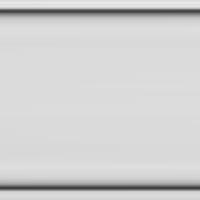
//> input picture Real-Time_Capsule_Mechanics/Testcases/Case1_Ca_0.052/00000.png, 200 x 200 px; its folder holds 2 pictures in this run
$ ./Real-Time_Capsule_Mechanics   (built with g++ and OpenCV 4)
//> lines starting //> are read from the running program, lines starting //| are printed output that depends on the picture; after the words box and inside, x2 and y2 are one past the last pixel; in counts of white or black regions, pixels touching at a corner belong together
#pragma once
#include <future>
#include <deque>
#include <iostream>
#include <chrono>
#include <string>
#include<opencv2/opencv.hpp>
#include<filesystem>
#include<vector>
#include<thread>
#include"thread_pool.hpp"
#include<fdeep/fdeep.hpp>
#include"PolyfitEigen.hpp"

#define SQR(x) ((x)*(x))

namespace fs = std::filesystem;

// Program configuration parameters.
std::string folder = "TestCases\\Case1_Ca_0.052";
bool speed_test = true;
// Experimental parameters. mu*U in experiment, which represents the viscous force of fluid.
float muU = 0.028;		//Experimental Parameter for case1
//float muU = 0.015;		//Experimental Parameter for case2

float tubewidth;
cv::Mat background;
cv::Mat kernel = (cv::Mat_<unsigned char>(3, 3) << 1, 1, 1, 1, 1, 1, 1, 1, 1);
cv::Mat kernel1 = (cv::Mat_<unsigned char>(3, 3) << 0, 1, 0, 1, 1, 1, 0, 1, 0);
cv::Mat empty_mat = (cv::Mat_<unsigned char>(1, 1) << 0);
cv::Mat inputframe, tempframe;
int num_frames;
const int npoints = 61;  //Number of boundary points for vector input

// Load all trained models
auto ca_model = fdeep::load_model("camodel.json");
auto c_model = fdeep::load_model("cmodel.json");
auto law_model = fdeep::load_model("lawmodel.json");
auto p_model = fdeep::load_model("pmodel.json");
// Global variables to store all predicted values
std::vector<float> all_ca;
std::vector<float> all_c;
std::vector<float> all_p;
std::vector<float> ks;
std::vector<float> gs;
std::vector<int> law;

template <class T>
// [52 lines left out: function pw_interpolate, not called in this run]

void main_process(cv::Mat img)
{
	//Main process function of the Real-time Characterisation of microcapsules.
	//Input : Image in OpenCV Matrix
	cv::Mat frame;
	cv::Mat threshimg, im_floodfill, im_floodfill_inv;
	cv::Mat contourpts, polar_r, polar_theta, idx, sorted_bound;
	double area, perimeter;

	//Obtain the image and substract with background. If not bright enough, then the image is empty.
	img.copyTo(frame);
	frame = abs(frame - background);
	cv::threshold(frame, threshimg, 30, 255, cv::THRESH_BINARY);
	cv::Scalar totbright = cv::sum(threshimg);
	if (totbright(0) < 10000)
	{
		std::cout << "frame " << num_frames << " no particle detected" << std::endl;
		num_frames++;
		return;
	}
	// Denoise the image and extract boundary points
	cv::dilate(threshimg, threshimg, kernel);
	im_floodfill = threshimg.clone();
	cv::floodFill(im_floodfill, cv::Point(0, 0), cv::Scalar(255));
	cv::bitwise_not(im_floodfill, im_floodfill_inv);
	frame = (threshimg | im_floodfill_inv);
	cv::erode(frame, frame, kernel);
	std::vector<std::vector<cv::Point>>contours;
	std::vector<cv::Vec4i> hierarchy;
	std::vector<std::vector<cv::Point>> contour1;
	std::vector<cv::Vec4i> hierarchy1;
	cv::findContours(frame, contours, hierarchy, cv::RETR_CCOMP, cv::CHAIN_APPROX_SIMPLE);
	if (contours.empty())
	{
		num_frames++;
		return;
	}
	cv::Rect boundbox;
	cv::Mat roi;

	int num_particle = 0;
	// Process all capsules on this image
	for (int ci = 0; ci < contours.size(); ci++)
	{
		boundbox = cv::boundingRect(contours[ci]);
		area = cv::contourArea(contours[ci]);
		perimeter = cv::arcLength(contours[ci], true);
		if (perimeter < 40)
			continue;
		num_particle++;
		// If aspect ratio is too high, then not valid
		if (((float)boundbox.width / (float)boundbox.height > 2) || ((float)boundbox.width / (float)boundbox.height < 0.5))
		{
			std::cout << "Particle " << num_particle << " at frame " << num_frames << " is over skew " << std::endl;
			continue;
		}
		// Centred, sorted and interpolated boundary nodes.
		contourpts = cv::Mat(contours[ci]).reshape(1);
		contourpts.convertTo(contourpts, CV_32F);
		cv::Moments M = cv::moments(contours[ci]);
		float cx = M.m10 / M.m00;
		float cy = M.m01 / M.m00;
		contourpts.col(0) = contourpts.col(0) - cx;
		contourpts.col(1) = contourpts.col(1) - cy;
		cv::cartToPolar(contourpts.col(0), contourpts.col(1), polar_r, polar_theta);
		cv::sortIdx(polar_theta, idx, cv::SORT_EVERY_COLUMN + cv::SORT_ASCENDING);
		sorted_bound = contourpts;
		std::vector<double> x_coor, y_coor, temp;
		for (int cp = 0; cp < idx.rows; cp++)
		{
			x_coor.push_back(contourpts.at<float>(idx.at<int>(cp), 0));
			y_coor.push_back(contourpts.at<float>(idx.at<int>(cp), 1));
			temp.push_back(cp);
		}
		std::vector<double> x_coor_int, y_coor_int;
		x_coor_int = pw_interpolate(x_coor, y_coor, x_coor, npoints);
		y_coor_int = pw_interpolate(x_coor, y_coor, y_coor, npoints);

		cx = 0;
		cy = 0;
		for (int cp = 0; cp < x_coor_int.size(); cp++) {
			cx += x_coor_int[cp];
			cy += y_coor_int[cp];
		}
		cx = cx / x_coor_int.size();
		cy = cy / y_coor_int.size();

		for (int cp = 0; cp < x_coor_int.size(); cp++) {
			x_coor_int[cp] = x_coor_int[cp] - cx;
			y_coor_int[cp] = y_coor_int[cp] - cy;
		}

		//Create the input vector for MLP
		float input_vec[2 * npoints];
		fdeep::tensor input_tensor(fdeep::tensor_shape(npoints * 2), 0.0f);
		for (int cp = 0; cp < npoints; cp++)
		{
			input_tensor.set(fdeep::tensor_pos(cp), x_coor_int[cp] / tubewidth);
			input_tensor.set(fdeep::tensor_pos(cp + npoints), y_coor_int[cp] / tubewidth);
		}

		//MLP prediction and store values in global variables
		auto law_result = law_model.predict({ input_tensor });
		auto law_values = law_result[0].to_vector();
		auto ca_result = ca_model.predict({ input_tensor });
		auto ca_values = ca_result[0].to_vector();
		ca_values[0] = ca_values[0];
		float capsule_ks = muU / ca_values[0];
		if (law_values[2] > law_values[1] && law_values[2] > law_values[0]) {
			auto p_result = p_model.predict({ input_tensor });
			auto p_values = p_result[0].to_vector();
			float capsule_gs = capsule_ks * (1 - p_values[0]) / (1 + p_values[0]);
			ks.push_back(capsule_ks);
			gs.push_back(capsule_gs);
			all_ca.push_back(ca_values[0]);
			all_p.push_back(p_values[0]);
			all_c.push_back(0);
			std::cout << "Constitutive law is Hooke's law\t" << ca_values[0]<<"\npredict Ks:\t" << capsule_ks << "\npredict Gs:\t" << capsule_gs << std::endl;
		}
		else if(law_values[1] > law_values[2] && law_values[1] > law_values[0]) {
			auto c_result = c_model.predict({ input_tensor });
			auto c_values = c_result[0].to_vector();
			float capsule_gs = capsule_ks / (1 + 2*c_values[0]);
			ks.push_back(capsule_ks);
			gs.push_back(capsule_gs);
			all_ca.push_back(ca_values[0]);
			all_p.push_back(0);
			all_c.push_back(c_values[0]);
			std::cout << "Constitutive law is SK law\t" << ca_values[0] << "\npredict Ks:\t" << capsule_ks << "\npredict Gs:\t" << capsule_gs << std::endl;
		}
		else if (law_values[0] > law_values[2] && law_values[0] > law_values[1]) {
			all_ca.push_back(ca_values[0]);
			float capsule_gs = capsule_ks / 3;
			ks.push_back(capsule_ks);
			gs.push_back(capsule_gs);
			all_p.push_back(0);
			all_c.push_back(0);
			std::cout << "Constitutive law is NH law\t" << ca_values[0] << "\npredict Ks:\t" << capsule_ks << "\npredict Gs:\t" << capsule_gs << std::endl;
		}


	}
	num_frames++;
	return;
}


// The entry point to the app.
int main()
{
	std::vector<cv::Mat> all_img;
	cv::Mat img;
	cv::Mat frame;
	cv::Mat temp_bak;
	cv::Mat threshimg, im_floodfill, im_floodfill_inv;
	cv::Mat roi, roierode;
	cv::Mat contourpts, polar_r, polar_theta;
	cv::Mat idx;
	cv::Mat sorted_bound;
	cv::Mat display_frame;
	double area, perimeter;
	img.copyTo(frame);
	background = cv::imread("TestCases\\Case1_Ca_0.052\\00000.png");
//> background is the input picture: 200 rows x 200 cols, CV_8UC3; min 64, max 233, mean 208.8
	cv::cvtColor(background, background, cv::COLOR_BGR2GRAY);
//> background: 200 rows x 200 cols, CV_8UC1
	cv::Scalar avgbright = cv::mean(background);
//> avgbright = Scalar(208.8)
	std::cout << background.size << std::endl;
//| 200 x 200
	std::cout << avgbright << std::endl;
//| [208.768, 0, 0, 0]
	int threshold = avgbright(0) * 0.78;
//> threshold = 162
	background.copyTo(temp_bak);
	cv::threshold(temp_bak, temp_bak, threshold, 255, cv::THRESH_BINARY_INV);
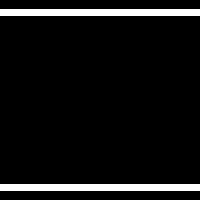
//> temp_bak: 200 rows x 200 cols, CV_8UC1; 7% white; 2 white regions, box (x1, y1, x2, y2) and area: (0, 9, 200, 16) 1400, (0, 184, 200, 191) 1400
	cv::Mat tubecol = temp_bak.col(10);
//> tubecol = 200 values, max 255 at index 9, min 0 at index 0, mean 17.85
	int testpoint = tubecol.at<unsigned char>(10);
//> testpoint = 255

	cv::Size colsize = tubecol.size();
//> colsize = Size(1, 200)
	int temp1, temp2, temp3, upperline = 0, lowerline = 0;
	bool flag = false;

	//find tube edge and determine tube diameter (in pixels)
	for (int i = 0; i < colsize.height - 1; i++)
	{
		testpoint = tubecol.at<unsigned char>(i + 1) - tubecol.at<unsigned char>(i);
		if (testpoint > 10)
		{
			temp1 = i + 1;
			flag = true;
		}
		if (testpoint < -10)
		{
			temp2 = i;
			if (flag)
			{
				upperline = (temp1 + temp2) / 2 -1;
				break;
			}
			else
			{
				std::cout << "upperline error please redefine camera ROI, tube value is " << tubecol << std::endl;
				exit;
			}
		}
	}
//> this loop made 16 passes
//> testpoint on passes 1 to 12: 0, 0, 0, 0, 0, 0, 0, 0, 255, 0, 0, 0

	flag = false;
	tubecol.at<unsigned char>(colsize.height - 1) = 0;
	for (int i = colsize.height - 1; i > 0; i--)
	{

		testpoint = tubecol.at<unsigned char>(i - 1) - tubecol.at<unsigned char>(i);
		if (testpoint > 10)
		{
			temp1 = i - 1;
			flag = true;
		}
		if (testpoint < -10)
		{
			temp2 = i;
			if (flag)
			{
				lowerline = (temp1 + temp2) / 2 + 1;
				break;
			}
			else
			{
				std::cout << "lowerline error please redefine camera ROI, tube value is " << tubecol << std::endl;
				exit;
			}
		}
	}
	tubewidth = lowerline - upperline;
//> tubewidth = 177
	inputframe = cv::Mat::ones(tubewidth, tubewidth, CV_8UC1);
//> inputframe: 177 rows x 177 cols, CV_8UC1; every value is 1
	tempframe = cv::Mat::ones(tubewidth, tubewidth, CV_8UC1);
	std::cout << "up" << upperline << "dn" << lowerline << std::endl;
//| up11dn188
	std::cout << "tubewidth is " << tubewidth << std::endl;
//| tubewidth is 177

	// Load all data into memory
	int counter = 0;
	for (const auto& entry : fs::directory_iterator(folder))
	{
		img = cv::imread(entry.path().string());
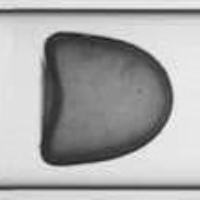
//> input picture Real-Time_Capsule_Mechanics/Testcases/Case1_Ca_0.052/00001.png, 200 x 200 px
//> img is the input picture: 200 rows x 200 cols, CV_8UC3; min 21, max 248, mean 167.9
		cv::cvtColor(img, img, cv::COLOR_BGR2GRAY);
//> img: 200 rows x 200 cols, CV_8UC1
		all_img.push_back(img);
	}
	const auto start_time1 = std::chrono::high_resolution_clock::now();
	std::vector<std::thread> threads;

	// Speed benchmark, will process the image 10000 times. Only for speed performance benchmark
	if (speed_test) {
		for (int i = 0; i < 10000; i++)
		{
			main_process(all_img[1]);
		}
		std::cout << "Total Test time: " << std::chrono::duration_cast<std::chrono::milliseconds>(std::chrono::high_resolution_clock::now() - start_time1).count() << " ms " << std::endl;
		std::cout << "Average Time per frame: " << std::chrono::duration_cast<std::chrono::milliseconds>(std::chrono::high_resolution_clock::now() - start_time1).count() / 10000 << " ms " << std::endl;
		std::cout << "Finished!" << std::endl;
	}

	// Run normally, process all images within the folder
	else {
		for (int i = 0; i < all_img.size(); i++)
		{
			main_process(all_img[i]);
		}
	}
	return 0;
}
